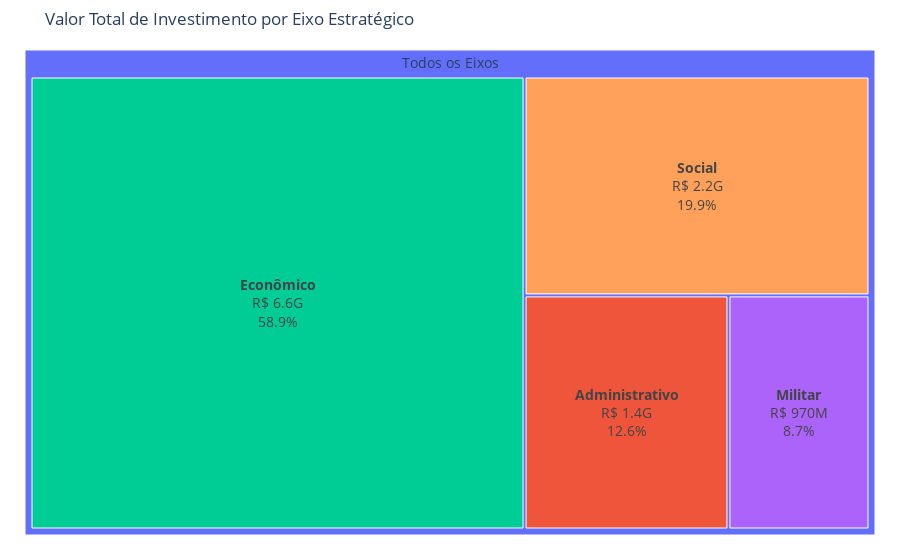

Source (notebook cell):
### Markdown cell above
### 4.3 Análise Proporcional: Onde o Dinheiro Está Concentrado?

Esta visualização foca em mostrar a proporção do investimento total para cada Eixo Estratégico.

**Argumento da Visualização:**
Escolhemos um Treemap. O tamanho de cada caixa é diretamente proporcional ao `valor_total_investimento`.

Para melhorar a estética, usamos a coluna `eixo_curto` (que criamos para este gráfico) para o rótulo visual, evitando poluição. No entanto, o *tooltip* (ao passar o mouse) usa o `hovertemplate` para mostrar o nome completo e o valor exato.

### Code cell
# 1. Preparacao dos dados
df_plot = df_viz.dropna(subset=['valor_total_investimento', 'eixo_nome']).copy()

# Cria uma nova coluna 'eixo_curto'. Se o nome tiver mais de 25 caracteres,
df_plot['eixo_curto'] = np.where(
    df_plot['eixo_nome'].str.len() > 25,
    df_plot['eixo_nome'].str.slice(0, 25) + '...',
    df_plot['eixo_nome']
)
# Isso fez com que tenha apenas 4 classes de eixo

# 2. Criação dos dados
fig = px.treemap(
    df_plot,
    # Usa o nome CURTO para o caminho (o que é desenhado)
    path=[px.Constant("Todos os Eixos"), 'eixo_curto'],
    values='valor_total_investimento',
    
    # Colore pelo nome CURTO também
    color='eixo_curto',
    
    # Passa o nome COMPLETO para o tooltip
    custom_data=['eixo_nome', 'valor_total_investimento'],
    
    title='Valor Total de Investimento por Eixo Estratégico'
)

# 3. Merlhoria Estética (o nome tava muito grande) usando HTML tags

# Adiciona o rotulo, o valor (formatado) e o percentual dentro da caixa
fig.update_traces(
    texttemplate="<b>%{label}</b><br>R$ %{value:,.2s}<br>%{percentRoot:.1%}",
    textposition='middle center',
    textfont_size=14,
    root_color="lightgrey"
)

# Customiza o TOOLTIP (ao passar o mouse) para mostrar o nome completo (nn sabia o que era tooltip)
fig.update_traces(
    hovertemplate=(
        "<b>Eixo: %{customdata[0]}</b><br>" + # Pega o nome completo
        "Investimento: R$ %{customdata[1]:,.2f}<br>" + # Valor formatado
        "Percentual do Total: %{percentRoot:.1%}" +
        "<extra></extra>" # Remove o "trace" feio
    )
)

# Ajusta margens e remove a legenda de cores (redundante)
fig.update_layout(
    margin = dict(t=50, l=25, r=25, b=25),
    showlegend=False
)

### Figure 1 — Plotly figure (JSON) as saved in the notebook; plotly's stock layout.template omitted (floating-point values rounded to 4 significant figures)
{"data": [{"branchvalues": "total", "customdata": [["(?)", 11180000000.0, "(?)"], ["Administrativo", 1405000000.0, "Administrativo"], ["Econômico", 6586000000.0, "Econômico"], ["Militar", 971600000.0, "Militar"], ["Social", 2222000000.0, "Social"]], "domain": {"x": [0, 1], "y": [0, 1]}, "hovertemplate": "<b>Eixo: %{customdata[0]}</b><br>Investimento: R$ %{customdata[1]:,.2f}<br>Percentual do Total: %{percentRoot:.1%}<extra></extra>", "ids": ["Todos os Eixos", "Todos os Eixos/Administrativo", "Todos os Eixos/Econômico", "Todos os Eixos/Militar", "Todos os Eixos/Social"], "labels": ["Todos os Eixos", "Administrativo", "Econômico", "Militar", "Social"], "marker": {"colors": ["#636efa", "#EF553B", "#00cc96", "#ab63fa", "#FFA15A"]}, "name": "", "parents": ["", "Todos os Eixos", "Todos os Eixos", "Todos os Eixos", "Todos os Eixos"], "root": {"color": "lightgrey"}, "textfont": {"size": 14}, "textposition": "middle center", "texttemplate": "<b>%{label}</b><br>R$ %{value:,.2s}<br>%{percentRoot:.1%}", "type": "treemap", "values": [11180000000.0, 1405000000.0, 6586000000.0, 971600000.0, 2222000000.0]}], "layout": {"legend": {"tracegroupgap": 0}, "margin": {"b": 25, "l": 25, "r": 25, "t": 50}, "showlegend": false, "title": {"text": "Valor Total de Investimento por Eixo Estratégico"}}}
